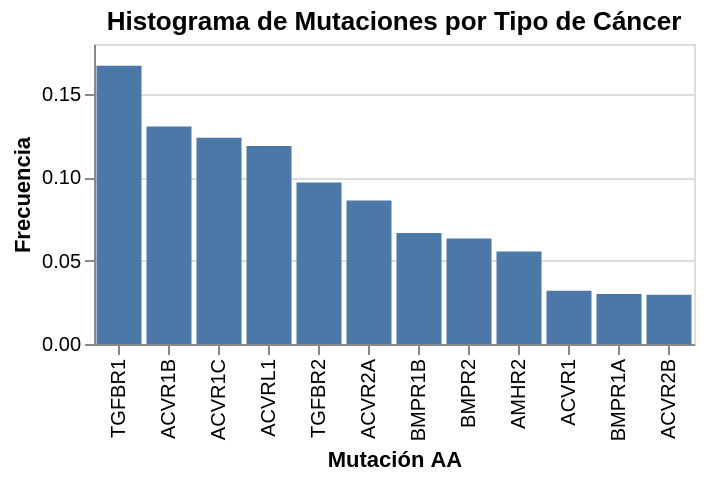

Here is the notebook cell this chart was saved with:
### Code cell
# Crear el histograma
alt.Chart(mutation_frequencies).mark_bar(
).encode(
    x=alt.X('Gen_names', title='Mutación AA', sort='-y'),
    y=alt.Y('mutation_frequency:Q', title='Frecuencia'),
    color=alt.Color(scale=alt.Scale(scheme='category20')),
    tooltip=['Gen_names', 'mutation_frequency', 'mutation_count']
).properties(
    title='Histograma de Mutaciones por Tipo de Cáncer',
    width=300,
    height=150
)

### Figure 1 — Vega-Lite specification as saved in the notebook (floating-point values rounded to 4 significant figures)
{"config": {"view": {"continuousWidth": 300, "continuousHeight": 300}}, "data": {"name": "data-347196833e5a09aa88b284ce4b5d92ba"}, "mark": {"type": "bar"}, "encoding": {"color": {"scale": {"scheme": "category20"}}, "tooltip": [{"field": "Gen_names", "type": "nominal"}, {"field": "mutation_frequency", "type": "quantitative"}, {"field": "mutation_count", "type": "quantitative"}], "x": {"field": "Gen_names", "sort": "-y", "title": "Mutación AA", "type": "nominal"}, "y": {"field": "mutation_frequency", "title": "Frecuencia", "type": "quantitative"}}, "height": 150, "title": "Histograma de Mutaciones por Tipo de Cáncer", "width": 300, "$schema": "https://vega.github.io/schema/vega-lite/v5.17.0.json", "datasets": {"data-347196833e5a09aa88b284ce4b5d92ba": [{"Gen_names": "ACVR1", "mutation_count": 95, "mutation_frequency": 0.03197}, {"Gen_names": "ACVR1B", "mutation_count": 388, "mutation_frequency": 0.1306}, {"Gen_names": "ACVR1C", "mutation_count": 368, "mutation_frequency": 0.1238}, {"Gen_names": "ACVR2A", "mutation_count": 256, "mutation_frequency": 0.08614}, {"Gen_names": "ACVR2B", "mutation_count": 88, "mutation_frequency": 0.02961}, {"Gen_names": "ACVRL1", "mutation_count": 353, "mutation_frequency": 0.1188}, {"Gen_names": "AMHR2", "mutation_count": 165, "mutation_frequency": 0.05552}, {"Gen_names": "BMPR1A", "mutation_count": 89, "mutation_frequency": 0.02995}, {"Gen_names": "BMPR1B", "mutation_count": 198, "mutation_frequency": 0.06662}, {"Gen_names": "BMPR2", "mutation_count": 188, "mutation_frequency": 0.06326}, {"Gen_names": "TGFBR1", "mutation_count": 496, "mutation_frequency": 0.1669}, {"Gen_names": "TGFBR2", "mutation_count": 288, "mutation_frequency": 0.0969}]}}
